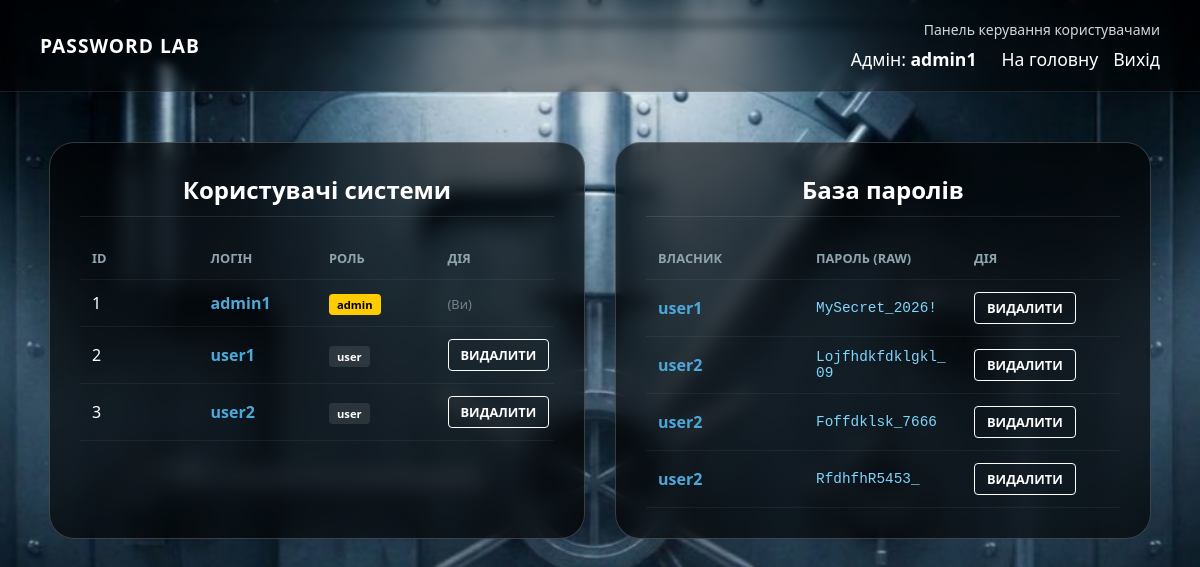
Page /admin (signed in) on the earlier database version.
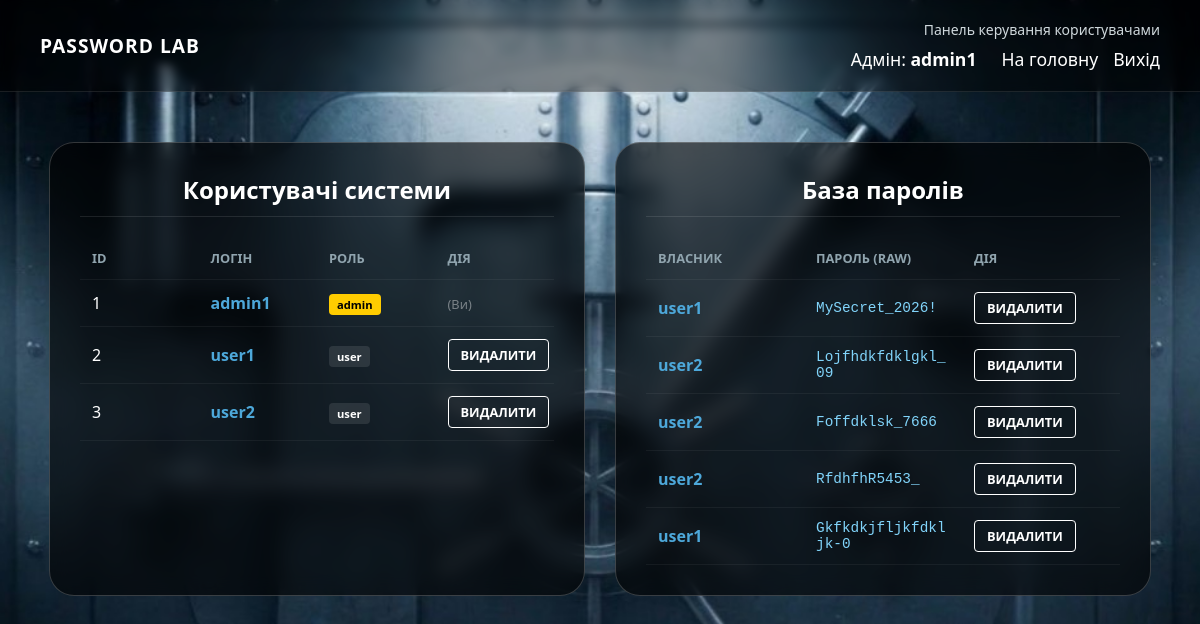
Same page on the later database version.
### app/models.py (models this page shows)
class User(Base):
    __tablename__ = "users"
    id = Column(Integer, primary_key=True, index=True, autoincrement=True)
    username = Column(String, unique=True, index=True)
    password = Column(String)
    role = Column(String, default="user")
    saved_passwords = relationship("PasswordItem", back_populates="owner")

class PasswordItem(Base):
    __tablename__ = "passwords"
    id = Column(Integer, primary_key=True, index=True, autoincrement=True)
    password_text = Column(String)
    user_id = Column(Integer, ForeignKey("users.id"))
    owner = relationship("User", back_populates="saved_passwords")

### app/routers/auth.py (the view)
@router.get("/admin", response_class=HTMLResponse)
async def admin_panel(
    request: Request,
    db: Session = Depends(get_db),
    user: models.User = Depends(get_current_user)
):
    if not user or user.role != "admin":
        return RedirectResponse(url="/", status_code=status.HTTP_302_FOUND)
    all_users = db.query(models.User).all()
    all_passwords = db.query(models.PasswordItem).all()
    return templates.TemplateResponse("admin.html", {
        "request": request,
        "user": user,
        "users_list": all_users,
        "passwords_list": all_passwords # Передаємо список паролів у шаблон
    })

### app/templates/admin.html (shortened to what this page needs)
<!DOCTYPE html>
<html lang="uk">
<head>
    <link rel="stylesheet" href="/static/style.css?v=5">
</head>
<body>
    <nav class="top-nav">
        <div class="logo">PASSWORD LAB</></div>
        <div class="nav-right">
            <span class="nav-links">Панель керування користувачами</span>
            <div class="auth-menu">
                <span class="welcome-text">Адмін: <b>{{ user.username }}</b></span>
                <a href="/" class="auth-link">На головну</a>
                <a href="/logout" class="auth-link logout-link">Вихід</a>
            </div>
        </div>
    </nav>
    <main class="hero admin-hero">
        <div class="admin-container">
            <div class="result-box admin-box">
                <h2 class="admin-title">Користувачі системи</h2>
                <div class="table-container">
                    <table class="admin-table">
                        <thead>
                            <tr>
                                <th>ID</th>
                                <th>Логін</th>
                                <th>Роль</th>
                                <th>Дія</th>
                            </tr>
                        </thead>
                        <tbody>
                            {% for u in users_list %}
                            <tr>
                                <td>{{ u.id }}</td>
                                <td><span class="user-name">{{ u.username }}</span></td>
                                <td>
                                    <span class="role-badge {% if u.role == 'admin' %}role-admin{% else %}role-user{% endif %}">
                                        {{ u.role }}
                                    </span>
                                </td>
                                <td>
                                    {% if u.id != user.id %}
                                        <a href="/admin/delete/user/{{ u.id }}" class="btn-delete" onclick="return confirm('Видалити користувача?')">Видалити</a>
                                    {% else %}
                                        <span class="self-label">(Ви)</span>
                                    {% endif %}
                                </td>
                            </tr>
                            {% endfor %}
                        </tbody>
                    </table>
                </div>
            </div>
            <div class="result-box admin-box">
                <h2 class="admin-title">База паролів</h2>
                <div class="table-container">
                    <table class="admin-table">
                        <thead>
                            <tr>
                                <th>Власник</th>
                                <th>Пароль (Raw)</th>
                                <th>Дія</th>
                            </tr>
                        </thead>
                        <tbody>
                            {% for p in passwords_list %}
                            <tr>
                                <td>
                                    {% set owner = users_list | selectattr("id", "equalto", p.user_id) | first %}
                                    <span class="owner-name">{{ owner.username if owner else p.user_id }}</span>
                                </td>
                                <td class="raw-pass">{{ p.password_text }}</td>
                                <td>
                                    <a href="/admin/delete/password/{{ p.id }}" class="btn-delete" onclick="return confirm('Видалити пароль?')">Видалити</a>
                                </td>
                            </tr>
                            {% endfor %}
                        </tbody>
                    </table>
                </div>
            </div>
        </div>
    </main>
</body>
</html>

### app/static/style.css (style rules this page uses)
body { margin: 0; padding: 0; font-family: 'Segoe UI', Tahoma, Geneva, Verdana, sans-serif; background: #0b131a url('/static/photo_1.jpg') center/cover no-repeat; color: #ffffff; height: 100vh; display: flex; flex-direction: column; overflow: hidden; }
.top-nav { display: flex; justify-content: space-between; align-items: center; padding: 20px 40px; background: rgba(0, 0, 0, 0.4); backdrop-filter: blur(5px); border-bottom: 1px solid rgba(255, 255, 255, 0.1); }
.logo { font-weight: bold; text-transform: uppercase; letter-spacing: 1px; font-size: 1.2rem; }
.nav-right { display: flex; flex-direction: column; align-items: flex-end; gap: 8px; }
.nav-links { color: #cfd8dc; font-size: 14px; }
.auth-menu { display: flex; gap: 15px; align-items: center; font-size: 1.1rem; }
.auth-menu a, .auth-link, .auth-link:visited { color: #ffffff !important; text-decoration: none !important; font-weight: 500; transition: all 0.3s ease; }
.welcome-text { color: #ffffff; font-weight: 300; margin-right: 10px; }
.logout-link { color: #ff6b6b !important; }
.hero { flex-grow: 1; display: flex; flex-direction: column; justify-content: center; align-items: center; text-align: center; padding: 0 20px; }
.result-box { background: rgba(0, 0, 0, 0.6); border: 1px solid rgba(255, 255, 255, 0.2); border-radius: 25px; backdrop-filter: blur(10px); padding: 40px; min-width: 350px; text-align: center; }
.admin-hero { justify-content: flex-start; padding-top: 50px; overflow-y: auto; }
.admin-container { display: flex; gap: 30px; width: 95%; max-width: 1400px; align-items: stretch; }
.admin-box { flex: 1 0 0; padding: 30px; min-width: 0; display: flex; flex-direction: column; }
.admin-title { margin: 0 0 20px 0; font-size: 1.5rem; border-bottom: 1px solid rgba(255,255,255,0.1); padding-bottom: 10px; }
.table-container { max-height: 500px; overflow-y: auto; }
.admin-table { width: 100%; border-collapse: collapse; table-layout: fixed; }
.admin-table th, .admin-table td { padding: 12px; text-align: left; border-bottom: 1px solid rgba(255,255,255,0.05); word-wrap: break-word; }
.admin-table th { color: #90a4ae; font-size: 0.8rem; text-transform: uppercase; }
.user-name, .owner-name { color: #4da8da; font-weight: bold; }
.raw-pass { font-family: 'Consolas', 'Monaco', monospace; color: #81d4fa; font-size: 0.9rem; }
.btn-delete { display: inline-block; padding: 6px 12px; border: 1px solid #ffffff; border-radius: 4px; color: #ffffff !important; text-decoration: none !important; font-size: 0.8rem; font-weight: bold; text-transform: uppercase; transition: 0.3s ease; cursor: pointer; }
.role-badge { padding: 3px 8px; border-radius: 4px; font-size: 0.7rem; font-weight: bold; }
.role-admin { background: #ffcc00; color: #000; }
.role-user { background: rgba(255,255,255,0.1); }
.self-label { opacity: 0.4; font-size: 0.8rem; }

Differences in the rows shown:
added PasswordItem: {{ owner.username if owner else p.user_id }} "user1", password_text "Gkfkdkjfljkfdkljk-0"
